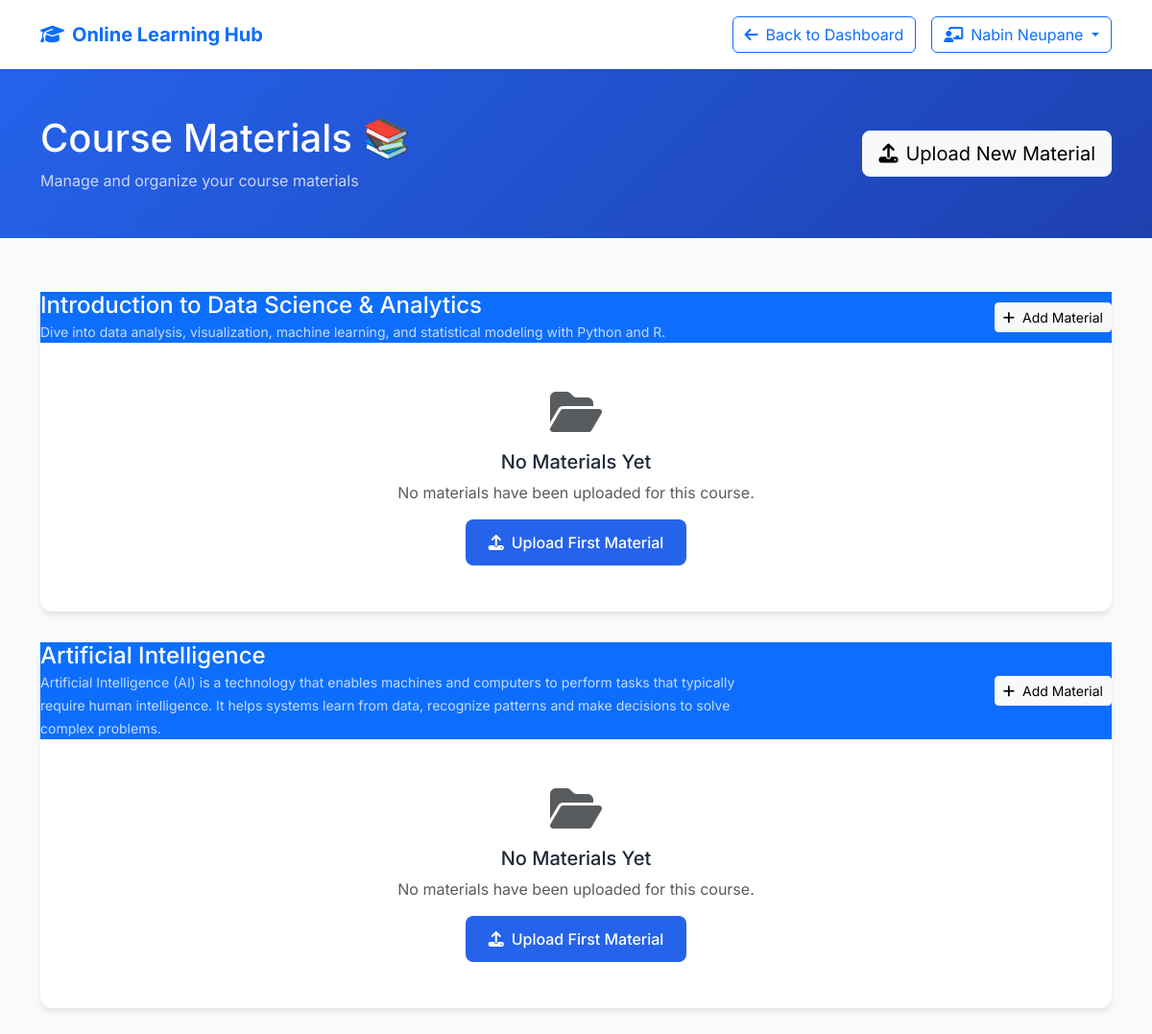
Page /Materials/view_material.php (signed in) on the committed database.
### tables this page shows
CREATE TABLE `courses` (
  `course_id` int(11) NOT NULL,
  `instructor_id` int(11) NOT NULL,
  `category_id` int(11) DEFAULT NULL,
  `title` varchar(200) NOT NULL,
  `description` text DEFAULT NULL,
  `short_description` varchar(500) DEFAULT NULL,
  `thumbnail` varchar(255) DEFAULT NULL,
  `price` decimal(10,2) DEFAULT 0.00,
  `duration_hours` int(11) DEFAULT NULL,
  `difficulty_level` enum('beginner','intermediate','advanced') DEFAULT 'beginner',
  `status` enum('draft','published','archived') DEFAULT 'draft',
  `featured` tinyint(1) DEFAULT 0,
  `created_at` timestamp NOT NULL DEFAULT current_timestamp(),
  `updated_at` timestamp NOT NULL DEFAULT current_timestamp() ON UPDATE current_timestamp()
);

### Materials/view_material.php (the view, shortened to what this page needs)
<?php
$db = getDB();
$instructor_id = $_SESSION['user_id'];
$instructor_name = $_SESSION['name'];
function checkInstructorSchema($db) {
    $result = $db->query("SHOW COLUMNS FROM instructor LIKE 'instructor_id'");
    return $result && $result->num_rows > 0;
}
$hasNewSchema = checkInstructorSchema($db);
$courseIdField = $hasNewSchema ? 'course_id' : 'id';
try {
    $stmt = $db->prepare("SELECT {$courseIdField} as id, title, description FROM courses WHERE instructor_id = ?");
    if (!$stmt) {
        $courses = [];
    } else {
        $stmt->bind_param("i", $instructor_id);
        $stmt->execute();
        $result = $stmt->get_result();
        $courses = [];
        while ($course = $result->fetch_assoc()) {
            $materialStmt = $db->prepare("SELECT * FROM materials WHERE course_id = ? ORDER BY uploaded_at DESC");
            if ($materialStmt) {
                $materialStmt->bind_param("i", $course['id']);
                $materialStmt->execute();
                $materialResult = $materialStmt->get_result();
                $course['materials'] = $materialResult->fetch_all(MYSQLI_ASSOC);
            } else {
                $course['materials'] = [];
            }
            $courses[] = $course;
        }
    }
} catch (Exception $e) {
    $courses = [];
}
?>
<!DOCTYPE html>
<html lang="en">
<head>
  <link href="https://cdn.jsdelivr.net/npm/bootstrap@5.3.3/dist/css/bootstrap.min.css" rel="stylesheet">
  <link rel="stylesheet" href="https://cdnjs.cloudflare.com/ajax/libs/font-awesome/6.5.0/css/all.min.css">
</head>
<body>
  <nav class="navbar navbar-expand-lg navbar-custom">
    <div class="container">
      <a class="navbar-brand fw-bold text-primary" href="../index.php">
        <i class="fas fa-graduation-cap me-2"></i>Online Learning Hub
      </a>
      <div class="d-flex align-items-center">
        <a href="../Instructor/instructor_dashboard.php" class="btn btn-outline-primary me-3">
          <i class="fas fa-arrow-left me-2"></i>Back to Dashboard
        </a>
        <div class="dropdown">
          <button class="btn btn-outline-primary dropdown-toggle" type="button" data-bs-toggle="dropdown">
            <i class="fas fa-chalkboard-teacher me-2"></i><?php echo htmlspecialchars($instructor_name); ?>
          </button>
        </div>
      </div>
    </div>
  </nav>
  <div class="welcome-section">
    <div class="container">
      <div class="row align-items-center">
        <div class="col-md-8">
          <h1 class="mb-2">Course Materials 📚</h1>
          <p class="mb-0 opacity-75">Manage and organize your course materials</p>
        </div>
        <div class="col-md-4 text-md-end">
          <a href="upload_material.php" class="btn btn-light btn-lg">
            <i class="fas fa-upload me-2"></i>Upload New Material
          </a>
        </div>
      </div>
    </div>
  </div>
  <div class="container py-4">
    <?php if (empty($courses)): ?>
      <div class="material-card">
        <div class="card-body text-center py-5">
          <i class="fas fa-book-open fa-3x text-muted mb-3"></i>
          <h4>No Courses Found</h4>
          <p class="text-muted">You haven't created any courses yet. Create a course first to upload materials.</p>
          <a href="../Instructor/instructor_dashboard.php" class="btn btn-primary">
            <i class="fas fa-plus me-2"></i>Create Your First Course
          </a>
        </div>
      </div>
    <?php else: ?>
      <?php foreach ($courses as $course): ?>
        <div class="material-card">
          <div class="card-header bg-primary text-white">
            <div class="row align-items-center">
              <div class="col-md-8">
                <h4 class="mb-0"><?php echo htmlspecialchars($course['title']); ?></h4>
                <small class="opacity-75"><?php echo htmlspecialchars($course['description'] ?? ''); ?></small>
              </div>
              <div class="col-md-4 text-md-end">
                <a href="upload_material.php?course_id=<?php echo $course['id']; ?>" class="btn btn-light btn-sm">
                  <i class="fas fa-plus me-2"></i>Add Material
                </a>
              </div>
            </div>
          </div>
          <div class="card-body">
            <?php if (!empty($course['materials'])): ?>
              <div class="row g-4">
                <?php foreach ($course['materials'] as $material): ?>
                  <div class="col-lg-4 col-md-6">
                    <div class="card h-100">
                      <div class="card-body">
                        <div class="d-flex align-items-start mb-3">
                          <div class="file-icon <?php
                            $ext = strtolower(pathinfo($material['file_name'], PATHINFO_EXTENSION));
                            if (in_array($ext, ['pdf'])) echo 'file-pdf';
                            elseif (in_array($ext, ['doc', 'docx'])) echo 'file-doc';
                            elseif (in_array($ext, ['jpg', 'jpeg', 'png', 'gif'])) echo 'file-img';
                            elseif (in_array($ext, ['mp4', 'avi', 'mov'])) echo 'file-video';
                            else echo 'file-default';
                          ?> me-3">
                            <i class="fas <?php
                              if (in_array($ext, ['pdf'])) echo 'fa-file-pdf';
                              elseif (in_array($ext, ['doc', 'docx'])) echo 'fa-file-word';
                              elseif (in_array($ext, ['jpg', 'jpeg', 'png', 'gif'])) echo 'fa-file-image';
                              elseif (in_array($ext, ['mp4', 'avi', 'mov'])) echo 'fa-file-video';
                              else echo 'fa-file';
                            ?>"></i>
                          </div>
                          <div class="flex-grow-1">
                            <h6 class="mb-1"><?php echo htmlspecialchars($material['file_name']); ?></h6>
                            <small class="text-muted">
                              <i class="fas fa-calendar me-1"></i>
                              <?php echo date('M j, Y', strtotime($material['uploaded_at'])); ?>
                            </small>
                          </div>
                        </div>
                        <div class="d-grid">
                          <a href="download_material.php?id=<?php echo $material['material_id']; ?>"
                             class="btn btn-outline-primary btn-sm" download>
                            <i class="fas fa-download me-2"></i>Download
                          </a>
                        </div>
                      </div>
                    </div>
                  </div>
                <?php endforeach; ?>
              </div>
            <?php else: ?>
              <div class="text-center py-5">
                <i class="fas fa-folder-open fa-3x text-muted mb-3"></i>
                <h5>No Materials Yet</h5>
                <p class="text-muted">No materials have been uploaded for this course.</p>
                <a href="upload_material.php?course_id=<?php echo $course['id']; ?>" class="btn btn-primary">
                  <i class="fas fa-upload me-2"></i>Upload First Material
                </a>
              </div>
            <?php endif; ?>
          </div>
        </div>
      <?php endforeach; ?>
    <?php endif; ?>
  </div>
</body>
</html>

### Materials/view_material.php (style rules this page uses)
:root { --primary-color: #2563eb; --secondary-color: #1e40af; --success-color: #059669; --warning-color: #d97706; --danger-color: #dc2626; --dark-color: #1f2937; --light-color: #f8fafc; --text-primary: #1f2937; --text-secondary: #6b7280; --border-color: #e5e7eb; }
body { font-family: 'Inter', -apple-system, BlinkMacSystemFont, sans-serif; background-color: var(--light-color); color: var(--text-primary); }
.navbar-custom { background: white; box-shadow: 0 2px 4px -1px rgba(0, 0, 0, 0.1); padding: 1rem 0; }
.material-card { background: white; border-radius: 12px; box-shadow: 0 4px 6px -1px rgba(0, 0, 0, 0.1); border: none; margin-bottom: 2rem; transition: all 0.3s ease; }
.btn-primary { background: var(--primary-color); border: none; border-radius: 8px; padding: 12px 24px; font-weight: 500; transition: all 0.3s ease; }
.welcome-section { background: linear-gradient(135deg, var(--primary-color) 0%, var(--secondary-color) 100%); color: white; padding: 3rem 0; margin-bottom: 2rem; }

### rows in the picture
courses: title "Introduction to Data Science & Analytics", description "Dive into data analysis, visualization, machine learning, and statistical modeling with Python and R."
courses: title "Artificial Intelligence", description "Artificial Intelligence (AI) is a technology that enables machines and computers to perform tasks that typically require human intelligence. It helps systems learn from data, recognize patterns and make decisions to solve complex problems."

### other values in the picture
$instructor_name "Nabin Neupane"
